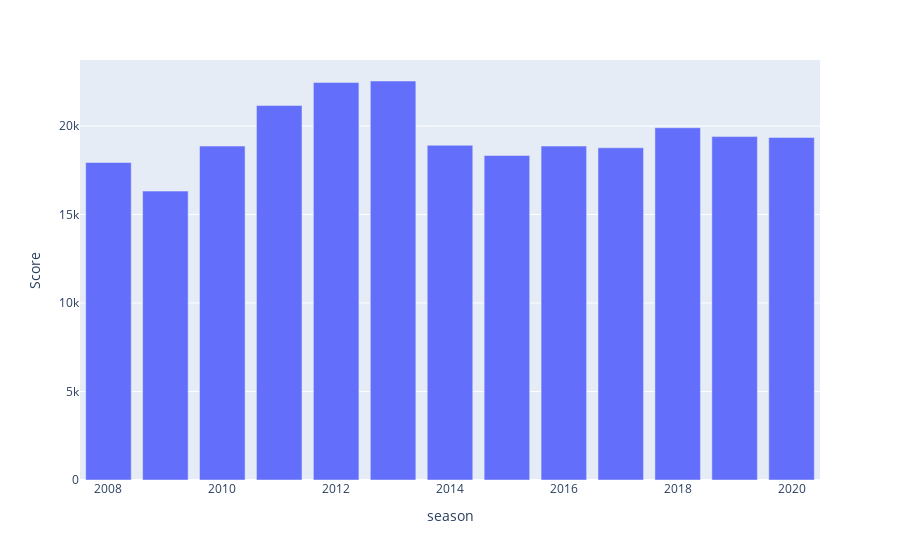

The cell this chart's notebook holds for it:
### Code cell
score_over_seasons(df1,df2)

### Figure 1 — Plotly figure (JSON) as saved in the notebook; plotly's stock layout.template omitted (floating-point values rounded to 4 significant figures)
{"data": [{"alignmentgroup": "True", "hovertemplate": "season=%{x}<br>Score=%{y}<extra></extra>", "legendgroup": "", "marker": {"color": "#636efa", "pattern": {"shape": ""}}, "name": "", "offsetgroup": "", "orientation": "v", "showlegend": false, "textposition": "auto", "type": "bar", "x": [2008, 2009, 2010, 2011, 2012, 2013, 2014, 2015, 2016, 2017, 2018, 2019, 2020], "xaxis": "x", "y": [17937, 16320, 18864, 21154, 22453, 22541, 18909, 18332, 18862, 18769, 19901, 19400, 19352], "yaxis": "y"}], "layout": {"barmode": "relative", "legend": {"tracegroupgap": 0}, "margin": {"t": 60}, "xaxis": {"anchor": "y", "domain": [0, 1], "title": {"text": "season"}}, "yaxis": {"anchor": "x", "domain": [0, 1], "title": {"text": "Score"}}}}
